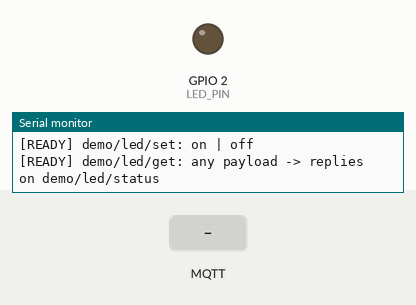
The sketch below on a simulated ESP32. On the bench: output pins drawn as LEDs (lit = HIGH), the last lines printed to the serial monitor. The test bench sets the inputs (shaded band). WiFi joins after 1.5 s; servers stay silent unless stated; the local clock reads 2024-03-15 10:24:30 at power-on unless the sketch sets it; no MQTT or app messages arrive unless stated.

Above: at 2.9 s.
3.0 s: MQTT message "on" arrives on the first subscribed topic
At 3.3 s:
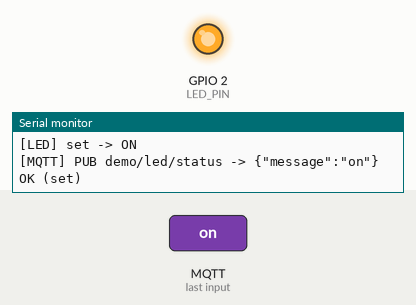
4.5 s: MQTT message "1" arrives on the first subscribed topic
6.0 s: MQTT message "true" arrives on the first subscribed topic
Timing chart, 0 to 9.0 s (numbered marks = the images above; inputs shaded):
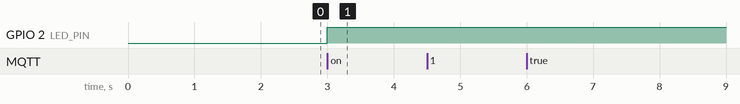

The sketch:

mqtt_connect.ino
```cpp
#include <WiFi.h>
#include <WiFiClientSecure.h>
#include <PubSubClient.h>
#include <time.h>

// ===================== CONFIG =====================
static const char* WIFI_SSID     = "Sunrise_3228896";
static const char* WIFI_PASSWORD = "kbno4mwf4Uaavwtp";

static const char* AWS_IOT_ENDPOINT = "a2eqw4se8i5px2-ats.iot.eu-west-1.amazonaws.com";
static const int   AWS_IOT_PORT     = 8883;

static const char* THING_NAME = "smartThing-test";

// Topics
static const char* TOPIC_LED_SET    = "demo/led/set";     // SUB: on/off
static const char* TOPIC_LED_GET    = "demo/led/get";     // SUB: qualsiasi payload -> rispondi con status
static const char* TOPIC_LED_STATUS = "demo/led/status";  // PUB: on/off

// PUB retained? (default OFF per evitare policy extra)
static const bool STATUS_RETAINED = false;

static const int LED_PIN = 2;

// NTP
static const char* NTP_SERVER_1 = "pool.ntp.org";
static const char* NTP_SERVER_2 = "time.nist.gov";
static const long  GMT_OFFSET_SEC = 0;
static const int   DAYLIGHT_OFFSET_SEC = 0;

// ===================== CERTIFICATES =====================
static const char AWS_ROOT_CA[] PROGMEM = R"EOF(
-----BEGIN CERTIFICATE-----
MIIDQTCCAimgAwIBAgITBmyfz5m/jAo54vB4ikPmljZbyjANBgkqhkiG9w0BAQsF
ADA5MQswCQYDVQQGEwJVUzEPMA0GA1UEChMGQW1hem9uMRkwFwYDVQQDExBBbWF6
b24gUm9vdCBDQSAxMB4XDTE1MDUyNjAwMDAwMFoXDTM4MDExNzAwMDAwMFowOTEL
MAkGA1UEBhMCVVMxDzANBgNVBAoTBkFtYXpvbjEZMBcGA1UEAxMQQW1hem9uIFJv
b3QgQ0EgMTCCASIwDQYJKoZIhvcNAQEBBQADggEPADCCAQoCggEBALJ4gHHKeNXj
ca9HgFB0fW7Y14h29Jlo91ghYPl0hAEvrAIthtOgQ3pOsqTQNroBvo3bSMgHFzZM
9O6II8c+6zf1tRn4SWiw3te5djgdYZ6k/oI2peVKVuRF4fn9tBb6dNqcmzU5L/qw
IFAGbHrQgLKm+a/sRxmPUDgH3KKHOVj4utWp+UhnMJbulHheb4mjUcAwhmahRWa6
VOujw5H5SNz/0egwLX0tdHA114gk957EWW67c4cX8jJGKLhD+rcdqsq08p8kDi1L
93FcXmn/6pUCyziKrlA4b9v7LWIbxcceVOF34GfID5yHI9Y/QCB/IIDEgEw+OyQm
jgSubJrIqg0CAwEAAaNCMEAwDwYDVR0TAQH/BAUwAwEB/zAOBgNVHQ8BAf8EBAMC
AYYwHQYDVR0OBBYEFIQYzIU07LwMlJQuCFmcx7IQTgoIMA0GCSqGSIb3DQEBCwUA
A4IBAQCY8jdaQZChGsV2USggNiMOruYou6r4lK5IpDB/G/wkjUu0yKGX9rbxenDI
U5PMCCjjmCXPI6T53iHTfIUJrU6adTrCC2qJeHZERxhlbI1Bjjt/msv0tadQ1wUs
N+gDS63pYaACbvXy8MWy7Vu33PqUXHeeE6V/Uq2V8viTO96LXFvKWlJbYK8U90vv
o/ufQJVtMVT8QtPHRh8jrdkPSHCa2XV4cdFyQzR1bldZwgJcJmApzyMZFo6IQ6XU
5MsI+yMRQ+hDKXJioaldXgjUkK642M4UwtBV8ob2xJNDd2ZhwLnoQdeXeGADbkpy
rqXRfboQnoZsG4q5WTP468SQvvG5
-----END CERTIFICATE-----
)EOF";

static const char DEVICE_CERT[] PROGMEM = R"EOF(
-----BEGIN CERTIFICATE-----
MIIDWTCCAkGgAwIBAgIUWAq7ryczMLO4Nv3Gq70iwR+OH0IwDQYJKoZIhvcNAQEL
BQAwTTFLMEkGA1UECwxCQW1hem9uIFdlYiBTZXJ2aWNlcyBPPUFtYXpvbi5jb20g
SW5jLiBMPVNlYXR0bGUgU1Q9V2FzaGluZ3RvbiBDPVVTMB4XDTI2MDEwNTE2MDUw
NVoXDTQ5MTIzMTIzNTk1OVowHjEcMBoGA1UEAwwTQVdTIElvVCBDZXJ0aWZpY2F0
ZTCCASIwDQYJKoZIhvcNAQEBBQADggEPADCCAQoCggEBAOVuOrF0uVQ3lU6NnTCz
D2pKhNq8nweemqJ1pSJMSnS9laKLpoTqwHhm2MEYhh5/zCDel8eoM4hKRscLNf5I
psnHPxFuG9QGrUHqRuIJp7+D8quZ+5/ypFecTbIQ1weSxnaFzJnUvJqDLQgQhTqt
HpRb2bOfFQCqi58OIvVQ2XkscIkg5DvaHfxl9va3wtr/JCwVcvBVQKeGQGZ6R4os
wl9RLkRV9SJ2t9qA6J0BLqtkAT4NaG9FPxcprQbgY2I0uLYeOOkOZY+30SegV1Cs
ba5fBYlKvzHgddMa/Ia3mh2dhPjKU7QHvQC0pD0dyWqUvYYaMCzd1p3TrpBZvh/G
5MsCAwEAAaNgMF4wHwYDVR0jBBgwFoAUlaapnmT1iujyRPD3wil+q3mmAtQwHQYD
VR0OBBYEFPr4yN8mHTyJyIrf7r02nolPfgQDMAwGA1UdEwEB/wQCMAAwDgYDVR0P
AQH/BAQDAgeAMA0GCSqGSIb3DQEBCwUAA4IBAQB911VHSxDTfrNItFAs0XGPwoe/
FsgzThqHSTxGL8M43zlfDEliXsy3d0FTu+JDJKFJbgFSLa0hXFsIuVm64HkTVEQI
aWb3ZHsFl67Fa/OgRCahwRejkswyEn2m7eFPKNRNIaEwQk+Rvs7UYTzJwGzF4hbZ
pG8sCDImedRE6P1qXgAVVt+HmQnactFUOYeBe7yMVwkWorRLT1ta2ovt6Zdj9cyP
jMoSCHnN3hNLsGzaH0EGrYe22+M+80HCgO0kJnKPlq6VzV3ChrmyF0l1rfWGrSDq
3OlvM+hYvwUCeDCPQ9FIyD8F7Gd1RF6tVBi8Oel2FFUkb4t2GHVPd0/ZBMiE
-----END CERTIFICATE-----
)EOF";

static const char DEVICE_PRIVATE_KEY[] PROGMEM = R"EOF(
-----BEGIN RSA PRIVATE KEY-----
MIIEogIBAAKCAQEA5W46sXS5VDeVTo2dMLMPakqE2ryfB56aonWlIkxKdL2Vooum
hOrAeGbYwRiGHn/MIN6Xx6gziEpGxws1/kimycc/EW4b1AatQepG4gmnv4Pyq5n7
n/KkV5xNshDXB5LGdoXMmdS8moMtCBCFOq0elFvZs58VAKqLnw4i9VDZeSxwiSDk
O9od/GX29rfC2v8kLBVy8FVAp4ZAZnpHiizCX1EuRFX1Ina32oDonQEuq2QBPg1o
b0U/FymtBuBjYjS4th446Q5lj7fRJ6BXUKxtrl8FiUq/MeB10xr8hreaHZ2E+MpT
tAe9ALSkPR3JapS9hhowLN3WndOukFm+H8bkywIDAQABAoIBAGvT14/pTOTQzsJB
ejwWG8uXxELNXWyGVSS/Z+Hrux6Mr5PaUGOttNGhfIOcFASniXd1Rh5W5glK52LK
2RBucrzogLKfbkLC9JDDG5dGdGllCRsvXnw43JY0ZqumkHkFuXKgxZ0Sx6VSu0pM
AWGnVXTiijmKLaPHg6E4UqO64Mq6fRLoY1YbSIVn6+1gYEJemTfjySQtx1NUoEFh
Wc9+ugzT57m6efpi8ITOQ34gNmr5wPe78+tHuPxFFr4K8DZHHFXmJgx0lMWeF+rb
nhieYP7sxBuaH4+oL2AhLT1sXUgJkfWOdijM9IC3QNCUxAbu47A6Au/pVYC5lWiP
p6A8kBECgYEA/OI29UijMVj/Bga7M80D/f3P9oL9iZunFOwUqTE9NImIlqqq5k0k
rGeNq84WEB1ZVDrKjMutwfAZpzLkYALOI6DKqqZx851TU8kogG+cJDtBwVbqII1M
Re3VEZblVMNMWQSHUmDL4q0gdHLhUbt7VHgk/GfJehzUqeBwPlsQU8kCgYEA6EIG
pbbLL8Ftdn28O0CwsMlFYtQH55NqLodCC0lUrK62QsspOCrHeB942XNJmVrAIZWq
3rQ500aLrhETdSM3DXUeqYqkFNc3Hx4xBKXup1/d92NOCLTr1Kq27u36wh7XgDj6
H+zz2TcqBUDm3Pgsh596BG/cPTxgWis8hTJY9fMCgYABuY1EaQVr7b53jQ4z0T8o
uVV0yfnuuVgPZXjSmppfRFzhIjLeNUJ9xosJ0/MEkx6r22bMRQtfWkLiiA9UtFAx
oAQh29bFIZqS5LlY/uniuWC+b9hS9oPBqlicsRnJVTetF8HQhwZ8+k9RXAM7anrx
3YvrCM4v/ghZTEWXt0lKOQKBgDMyCqEQj+0w594MjSdKdSgi1YaZUjy7g9ZJvkca
nO2LfWVvvuBAncNevJbCEOEa3esJQKbidzSZAkUWQoG5h3MR8/ZPNyfY4K+dShTK
NrbyLM1ROGw25Rz1nGlCT9nmTn5XENtkscOZo0uRKNJgagBjKNQ9jAB7hImbqjV6
CZ39AoGAEQ/ALcRqi0b2ok+92Vb5I/dtHHAGTbqxNMFOohgTe7XQ/84am/wfBV4M
RVGHVX4AiTeI5yHBD4G1q2syrMlKoWDr5QSIuJrrEzTWNXfjHkYPjPE2IJWhgVIf
LDRVBquGud1K3lDouofwQSajhMwMU7mPujy2NFIfkeslqSbUj0Y=
-----END RSA PRIVATE KEY-----
)EOF";

// ===================== GLOBALS =====================
WiFiClientSecure net;
PubSubClient mqtt(net);
static bool ledOn = false;

// ===================== HELPERS =====================
static void waitForTimeSync_NoTimeout() {
  Serial.println("[NTP] waiting for valid epoch (no timeout) ...");
  time_t now = time(nullptr);
  while (now < 1700000000) {
    Serial.print(".");
    delay(500);
    now = time(nullptr);
  }
  Serial.println();
  Serial.print("[NTP] epoch=");
  Serial.println((long)now);
}

static void connectWiFi_NoTimeout() {
  Serial.print("[WiFi] connecting to ");
  Serial.println(WIFI_SSID);

  WiFi.mode(WIFI_STA);
  WiFi.begin(WIFI_SSID, WIFI_PASSWORD);

  while (WiFi.status() != WL_CONNECTED) {
    Serial.print(".");
    delay(300);
  }
  Serial.println();
  WiFi.setSleep(false);

  Serial.println("[WiFi] CONNECTED");
  Serial.print("[WiFi] IP=");
  Serial.print(WiFi.localIP());
  Serial.print(" RSSI=");
  Serial.println(WiFi.RSSI());
}

static void setupTLS() {
  Serial.println("[TLS] setting certs");
  net.setCACert(AWS_ROOT_CA);
  net.setCertificate(DEVICE_CERT);
  net.setPrivateKey(DEVICE_PRIVATE_KEY);
  net.setHandshakeTimeout(30);
  Serial.println("[TLS] certs set");
}

static void setLed(bool on) {
  ledOn = on;
  digitalWrite(LED_PIN, ledOn ? HIGH : LOW);
  Serial.print("[LED] set -> ");
  Serial.println(ledOn ? "ON" : "OFF");
}

static void publishStatus(const char* reason) {
  const char* s = ledOn ? "on" : "off";

  // {"message":"on"} / {"message":"off"}
  char msg[32];
  snprintf(msg, sizeof(msg), "{\"message\":\"%s\"}", s);

  bool ok = mqtt.publish(TOPIC_LED_STATUS, msg, STATUS_RETAINED);

  Serial.print("[MQTT] PUB ");
  Serial.print(TOPIC_LED_STATUS);
  Serial.print(" -> ");
  Serial.print(msg);
  Serial.print(" ");
  Serial.print(ok ? "OK" : "FAIL");
  Serial.print(" (");
  Serial.print(reason);
  Serial.println(")");
}

static bool parseOnOff(const byte* payload, unsigned int len, bool &out) {
  String s;
  s.reserve(len);
  for (unsigned int i = 0; i < len; i++) s += (char)payload[i];
  s.trim();
  s.toLowerCase();

  // Se non è JSON, prova comunque a supportare i vecchi payload "on/off"
  // (puoi togliere questa parte se vuoi SOLO JSON)
  if (s == "on" || s == "1" || s == "true")  { out = true;  return true; }
  if (s == "off"|| s == "0" || s == "false") { out = false; return true; }

  // Parsing leggero: cerca "message":"on" o "message":"off"
  // Accetta anche spazi: "message" : "on"
  int k = s.indexOf("\"message\"");
  if (k < 0) return false;

  int colon = s.indexOf(':', k);
  if (colon < 0) return false;

  // trova la prima virgolette dopo i due punti
  int q1 = s.indexOf('\"', colon);
  if (q1 < 0) return false;

  // trova la seconda virgolette (fine valore)
  int q2 = s.indexOf('\"', q1 + 1);
  if (q2 < 0) return false;

  String v = s.substring(q1 + 1, q2);
  v.trim();

  if (v == "on" || v == "1" || v == "true")  { out = true;  return true; }
  if (v == "off"|| v == "0" || v == "false") { out = false; return true; }

  return false;
}

static void mqttCallback(char* topic, byte* payload, unsigned int length) {
  Serial.print("[MQTT] RX ");
  Serial.print(topic);
  Serial.print(" payload=\"");
  for (unsigned int i = 0; i < length; i++) Serial.print((char)payload[i]);
  Serial.println("\"");

  String t(topic);

  // --- SET: on/off ---
  if (t == TOPIC_LED_SET) {
    bool on;
    if (!parseOnOff(payload, length, on)) {
      Serial.println("[LED] invalid payload -> ignored (no publish)");
      return;
    }
    setLed(on);
    publishStatus("set");
    return;
  }

  // --- GET: qualsiasi payload -> rispondi con status ---
  if (t == TOPIC_LED_GET) {
    publishStatus("get");
    return;
  }
}

static void connectMQTT_NoTimeout() {
  mqtt.setServer(AWS_IOT_ENDPOINT, AWS_IOT_PORT);
  mqtt.setCallback(mqttCallback);
  mqtt.setKeepAlive(60);
  mqtt.setSocketTimeout(15);

  Serial.print("[MQTT] connecting to ");
  Serial.print(AWS_IOT_ENDPOINT);
  Serial.print(":");
  Serial.println(AWS_IOT_PORT);

  Serial.print("[MQTT] clientId=");
  Serial.println(THING_NAME);

  while (!mqtt.connected()) {
    Serial.print("[MQTT] CONNECT ... ");
    bool ok = mqtt.connect(THING_NAME);
    if (ok) {
      Serial.println("OK");

      Serial.print("[MQTT] SUB ");
      Serial.print(TOPIC_LED_SET);
      Serial.println(mqtt.subscribe(TOPIC_LED_SET) ? " OK" : " FAIL");

      Serial.print("[MQTT] SUB ");
      Serial.print(TOPIC_LED_GET);
      Serial.println(mqtt.subscribe(TOPIC_LED_GET) ? " OK" : " FAIL");

      Serial.println("[READY] demo/led/set: on | off");
      Serial.println("[READY] demo/led/get: any payload -> replies on demo/led/status");
    } else {
      Serial.print("FAIL state=");
      Serial.println(mqtt.state());
      delay(1500);
    }
  }
}

// ===================== ARDUINO =====================
void setup() {
  Serial.begin(115200);
  delay(200);
  Serial.println();
  Serial.println("=== ESP32 AWS IoT (set/get + status) ===");

  pinMode(LED_PIN, OUTPUT);
  setLed(false);

  connectWiFi_NoTimeout();

  Serial.println("[NTP] configTime()");
  configTime(GMT_OFFSET_SEC, DAYLIGHT_OFFSET_SEC, NTP_SERVER_1, NTP_SERVER_2);
  waitForTimeSync_NoTimeout();

  setupTLS();
  connectMQTT_NoTimeout();
}

void loop() {
  if (WiFi.status() != WL_CONNECTED) {
    Serial.println("[WiFi] LOST -> reconnect");
    setLed(false);
    connectWiFi_NoTimeout();
    Serial.println("[NTP] re-sync");
    configTime(GMT_OFFSET_SEC, DAYLIGHT_OFFSET_SEC, NTP_SERVER_1, NTP_SERVER_2);
    waitForTimeSync_NoTimeout();
  }

  if (!mqtt.connected()) {
    Serial.println("[MQTT] LOST -> reconnect");
    connectMQTT_NoTimeout();
  }

  mqtt.loop();
  delay(5);
}
```

Measured:
- after the input at 3.0 s, GPIO 2 (LED_PIN): LOW → HIGH at once
